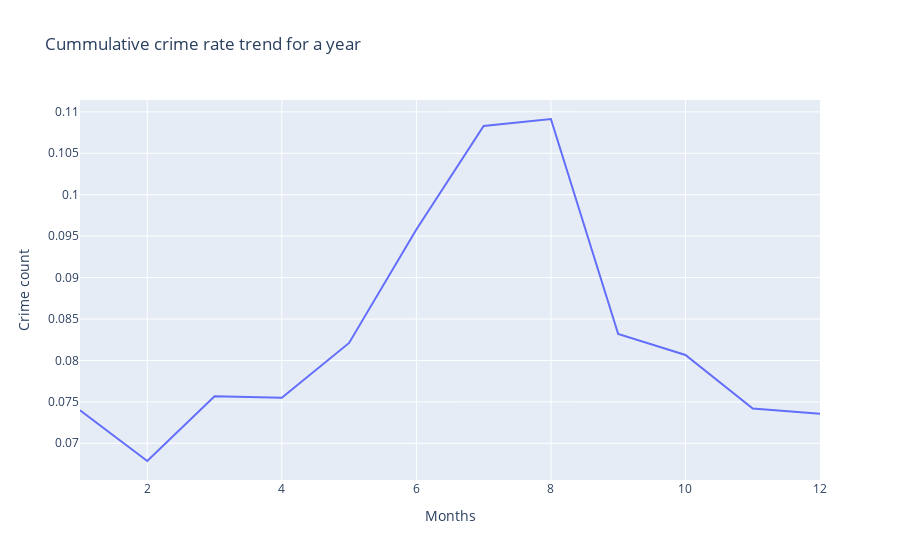

The cell this chart's notebook holds for it:
### Markdown cell above
## This is plot is based on normalized frequencies of crimes occurring per month, The plot depicts rise around 7th and 8th month pointing the main to be in between these months

### Code cell
px.line(x=monthly_crimes['MONTHS'],y=monthly_crimes['CR'],title='Cummulative crime rate trend for a year').update_layout(
    xaxis_title="Months", yaxis_title="Crime count"
)

### Figure 1 — Plotly figure (JSON) as saved in the notebook; plotly's stock layout.template omitted (floating-point values rounded to 4 significant figures)
{"data": [{"hovertemplate": "x=%{x}<br>y=%{y}<extra></extra>", "legendgroup": "", "line": {"color": "#636efa", "dash": "solid"}, "marker": {"symbol": "circle"}, "mode": "lines", "name": "", "orientation": "v", "showlegend": false, "type": "scatter", "x": [1, 2, 3, 4, 5, 6, 7, 8, 9, 10, 11, 12], "xaxis": "x", "y": [0.074, 0.06786, 0.07568, 0.07549, 0.08211, 0.0958, 0.1083, 0.1091, 0.08319, 0.08066, 0.0742, 0.07358], "yaxis": "y"}], "layout": {"legend": {"tracegroupgap": 0}, "title": {"text": "Cummulative crime rate trend for a year"}, "xaxis": {"anchor": "y", "domain": [0, 1], "title": {"text": "Months"}}, "yaxis": {"anchor": "x", "domain": [0, 1], "title": {"text": "Crime count"}}}}
